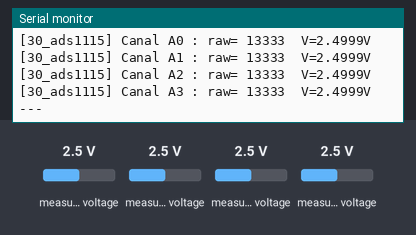
Bench run of a sketch on a simulated ESP32. On the bench: the last lines printed to the serial monitor. Inputs (shaded band) come from the test bench; at power-on: measured voltage 2.5 V.

Above: at 1.4 s.
1.5 s: measured voltage (sensor 200) set to 0.1 V
3.5 s: measured voltage (sensor 201) set to 1.2 V
5.5 s: measured voltage (sensor 202) set to 0.1 V
At 5.83 s:
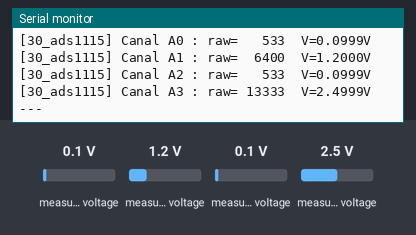
7.0 s: measured voltage (sensor 203) set to 0.1 V
At 7.33 s:
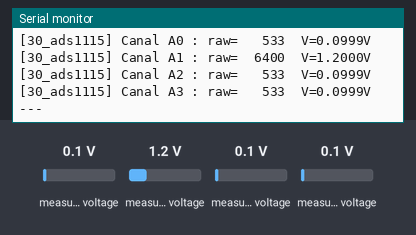
8.5 s: measured voltage (sensor 200) set to 1.2 V
10.0 s: measured voltage (sensor 201) set to 0.1 V
Timing chart, 0 to 12.5 s (numbered marks = the images above; inputs shaded):
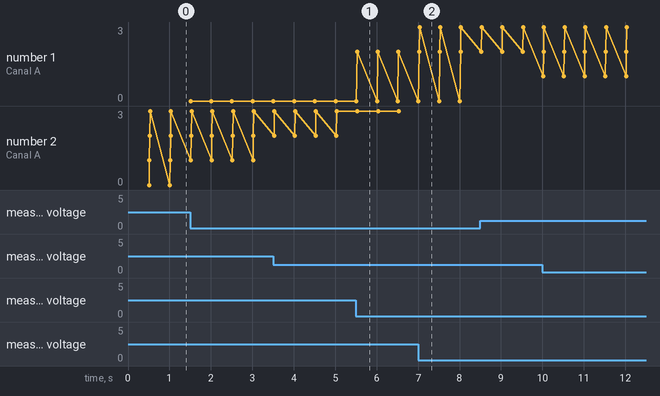

The sketch:

30_ads1115.ino
```cpp
/*
 * Projet 30 - ADC externe 16 bits ADS1115 (I2C, 4 canaux)
 * Cible : ESP32 / Uno
 * Bibliotheque requise : "Adafruit ADS1X15"
 */

#include <Arduino.h>
#include <Wire.h>
#include <Adafruit_ADS1X15.h>

Adafruit_ADS1115 ads;
const unsigned long READ_INTERVAL_MS = 500;
unsigned long lastReadTime = 0;

// Facteur de conversion : depend du gain choisi (GAIN_TWOTHIRDS => +/-6.144V, 0.1875mV/bit)
const float VOLTS_PER_BIT = 0.1875F / 1000.0F;

void setup() {
  Serial.begin(115200);
  delay(200);
  Wire.begin(21, 22);

  if (!ads.begin(0x48, &Wire)) {
    Serial.println("[30_ads1115] ADS1115 non trouve ! Verifiez cablage/adresse.");
    while (true) { delay(1000); }
  }

  ads.setGain(GAIN_TWOTHIRDS); // +/- 6.144V range (adapte a des signaux jusqu'a ~6V max)
  Serial.println("[30_ads1115] ADC 16 bits initialise - lecture des 4 canaux");
}

void loop() {
  unsigned long now = millis();
  if (now - lastReadTime >= READ_INTERVAL_MS) {
    lastReadTime = now;

    for (uint8_t channel = 0; channel < 4; channel++) {
      int16_t raw = ads.readADC_SingleEnded(channel);
      float voltage = raw * VOLTS_PER_BIT;
      Serial.printf("[30_ads1115] Canal A%d : raw=%6d  V=%.4fV\n", channel, raw, voltage);
    }
    Serial.println("---");
  }
}
```

Measured:
- after the input at 5.5 s, the serial monitor: prints a new line at once (image 1)
- after the input at 7.0 s, the serial monitor: prints a new line at once (image 2)
